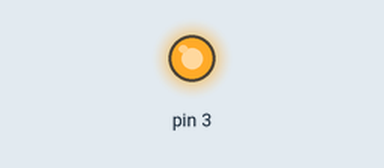
Simulated run of this sketch. Board: Arduino Uno, built with avr-gcc and run on an emulated ATmega328P. Parts: output pins drawn as LEDs (lit = HIGH).

Above: at 0.1 s.
Timing chart, 0 to 1.6 s (numbered marks = the images above):
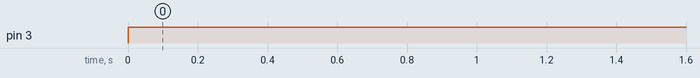

The sketch:

Send_Power_Back_To_PCC_Test.ino
```cpp
void setup() {
  // put your setup code here, to run once:
  pinMode(3, OUTPUT);

}

void loop() {
  // put your main code here, to run repeatedly:
  digitalWrite(3, HIGH);
  //Change "HIGH" to "LOW" if you don't want to output 5V out of pin 3 on the load arduino
}
```

Measured:
- by itself, pin 3: LOW → HIGH at 0.00 s
